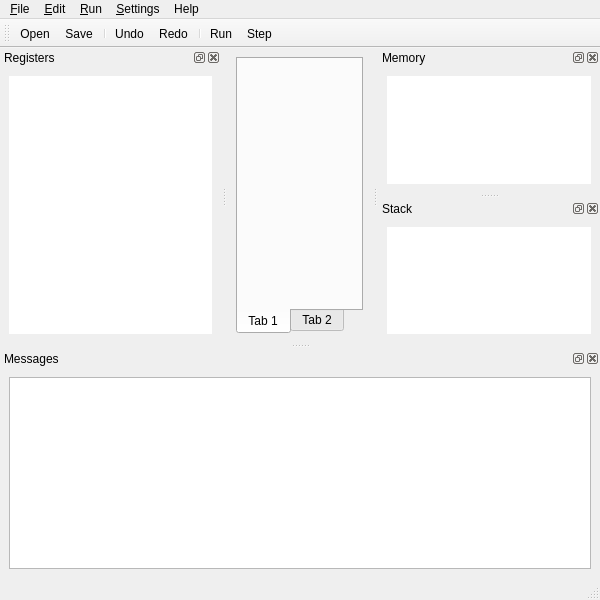
<?xml version="1.0" encoding="UTF-8"?>
<ui version="4.0">
 <class>MainWindow</class>
 <widget class="QMainWindow" name="MainWindow">
  <property name="geometry">
   <rect>
    <x>0</x>
    <y>0</y>
    <width>600</width>
    <height>600</height>
   </rect>
  </property>
  <property name="sizePolicy">
   <sizepolicy hsizetype="Preferred" vsizetype="Preferred">
    <horstretch>0</horstretch>
    <verstretch>0</verstretch>
   </sizepolicy>
  </property>
  <property name="windowTitle">
   <string notr="true">Qt ArmSim</string>
  </property>
  <property name="tabShape">
   <enum>QTabWidget::Rounded</enum>
  </property>
  <property name="dockNestingEnabled">
   <bool>true</bool>
  </property>
  <property name="dockOptions">
   <set>QMainWindow::AllowNestedDocks|QMainWindow::AllowTabbedDocks|QMainWindow::AnimatedDocks</set>
  </property>
  <widget class="QWidget" name="centralwidget">
   <property name="enabled">
    <bool>true</bool>
   </property>
   <property name="sizePolicy">
    <sizepolicy hsizetype="Preferred" vsizetype="Preferred">
     <horstretch>0</horstretch>
     <verstretch>1</verstretch>
    </sizepolicy>
   </property>
   <property name="maximumSize">
    <size>
     <width>16777215</width>
     <height>16777215</height>
    </size>
   </property>
   <layout class="QVBoxLayout" name="verticalLayout">
    <item>
     <widget class="QTabWidget" name="tabWidgetCode">
      <property name="tabPosition">
       <enum>QTabWidget::South</enum>
      </property>
      <property name="currentIndex">
       <number>0</number>
      </property>
      <widget class="QWidget" name="tabSource">
       <attribute name="title">
        <string>Tab 1</string>
       </attribute>
       <layout class="QVBoxLayout" name="verticalLayoutSource"/>
      </widget>
      <widget class="QWidget" name="tabAssembler">
       <property name="accessibleName">
        <string/>
       </property>
       <attribute name="title">
        <string>Tab 2</string>
       </attribute>
       <layout class="QVBoxLayout" name="verticalLayout_2">
        <item>
         <widget class="QTextEdit" name="textEditAssembler"/>
        </item>
       </layout>
      </widget>
     </widget>
    </item>
   </layout>
  </widget>
  <widget class="QMenuBar" name="menubar">
   <property name="geometry">
    <rect>
     <x>0</x>
     <y>0</y>
     <width>600</width>
     <height>21</height>
    </rect>
   </property>
   <widget class="QMenu" name="menuFile">
    <property name="title">
     <string>&amp;File</string>
    </property>
    <addaction name="actionNew"/>
    <addaction name="actionOpen"/>
    <addaction name="separator"/>
    <addaction name="actionSave"/>
    <addaction name="actionSave_As"/>
    <addaction name="separator"/>
    <addaction name="actionQuit"/>
   </widget>
   <widget class="QMenu" name="menuRun">
    <property name="title">
     <string>&amp;Run</string>
    </property>
    <addaction name="actionReset_Registers"/>
    <addaction name="actionReset_Memory"/>
    <addaction name="actionClear_Console"/>
    <addaction name="separator"/>
    <addaction name="actionAssemble_Source_Code"/>
    <addaction name="separator"/>
    <addaction name="actionRun"/>
    <addaction name="actionStep"/>
    <addaction name="separator"/>
    <addaction name="actionBreakpoints"/>
   </widget>
   <widget class="QMenu" name="menuHelp">
    <property name="title">
     <string>Help</string>
    </property>
    <addaction name="actionHelp"/>
    <addaction name="actionWhats_This"/>
    <addaction name="separator"/>
    <addaction name="actionAbout_Qt_ArmSim"/>
    <addaction name="actionAbout_ArmSim"/>
   </widget>
   <widget class="QMenu" name="menu_Settings">
    <property name="title">
     <string>&amp;Settings</string>
    </property>
    <addaction name="actionShow_Statusbar"/>
    <addaction name="actionShow_Toolbar"/>
    <addaction name="actionShow_Registers"/>
    <addaction name="actionShow_Memory"/>
    <addaction name="actionShow_Stack"/>
    <addaction name="actionShow_Messages"/>
    <addaction name="separator"/>
    <addaction name="actionRestore_Default_Layout"/>
    <addaction name="separator"/>
    <addaction name="actionConfigure_Qt_ArmSim"/>
   </widget>
   <widget class="QMenu" name="menu_Edit">
    <property name="title">
     <string>&amp;Edit</string>
    </property>
    <addaction name="action_Undo"/>
    <addaction name="actionRedo"/>
    <addaction name="separator"/>
    <addaction name="actionCut"/>
    <addaction name="actionCopy"/>
    <addaction name="actionPaste"/>
    <addaction name="separator"/>
    <addaction name="actionSelect_All"/>
   </widget>
   <addaction name="menuFile"/>
   <addaction name="menu_Edit"/>
   <addaction name="menuRun"/>
   <addaction name="menu_Settings"/>
   <addaction name="menuHelp"/>
  </widget>
  <widget class="QStatusBar" name="statusBar"/>
  <widget class="QToolBar" name="toolBar">
   <property name="sizePolicy">
    <sizepolicy hsizetype="Preferred" vsizetype="Preferred">
     <horstretch>0</horstretch>
     <verstretch>0</verstretch>
    </sizepolicy>
   </property>
   <property name="windowTitle">
    <string>Barra de herramientas</string>
   </property>
   <property name="toolButtonStyle">
    <enum>Qt::ToolButtonIconOnly</enum>
   </property>
   <attribute name="toolBarArea">
    <enum>TopToolBarArea</enum>
   </attribute>
   <attribute name="toolBarBreak">
    <bool>false</bool>
   </attribute>
   <addaction name="actionOpen"/>
   <addaction name="actionSave"/>
   <addaction name="separator"/>
   <addaction name="action_Undo"/>
   <addaction name="actionRedo"/>
   <addaction name="separator"/>
   <addaction name="actionRun"/>
   <addaction name="actionStep"/>
  </widget>
  <widget class="QDockWidget" name="dockWidgetRegisters">
   <property name="sizePolicy">
    <sizepolicy hsizetype="Preferred" vsizetype="Preferred">
     <horstretch>0</horstretch>
     <verstretch>0</verstretch>
    </sizepolicy>
   </property>
   <property name="minimumSize">
    <size>
     <width>20</width>
     <height>108</height>
    </size>
   </property>
   <property name="toolTip">
    <string>Shows the contents of the registers</string>
   </property>
   <property name="allowedAreas">
    <set>Qt::LeftDockWidgetArea|Qt::RightDockWidgetArea</set>
   </property>
   <property name="windowTitle">
    <string>Registers</string>
   </property>
   <attribute name="dockWidgetArea">
    <number>1</number>
   </attribute>
   <widget class="QWidget" name="dockWidgetContentsRegisters">
    <property name="sizePolicy">
     <sizepolicy hsizetype="Preferred" vsizetype="Preferred">
      <horstretch>0</horstretch>
      <verstretch>0</verstretch>
     </sizepolicy>
    </property>
    <layout class="QVBoxLayout" name="verticalLayout_6">
     <item>
      <widget class="MyQTableView" name="tableViewRegisters">
       <property name="enabled">
        <bool>true</bool>
       </property>
       <property name="sizePolicy">
        <sizepolicy hsizetype="Expanding" vsizetype="Expanding">
         <horstretch>0</horstretch>
         <verstretch>0</verstretch>
        </sizepolicy>
       </property>
       <property name="font">
        <font>
         <family>Courier</family>
        </font>
       </property>
       <property name="autoFillBackground">
        <bool>false</bool>
       </property>
       <property name="frameShape">
        <enum>QFrame::NoFrame</enum>
       </property>
       <property name="frameShadow">
        <enum>QFrame::Plain</enum>
       </property>
       <property name="lineWidth">
        <number>0</number>
       </property>
       <property name="alternatingRowColors">
        <bool>true</bool>
       </property>
       <property name="gridStyle">
        <enum>Qt::DotLine</enum>
       </property>
       <attribute name="horizontalHeaderVisible">
        <bool>false</bool>
       </attribute>
       <attribute name="verticalHeaderVisible">
        <bool>false</bool>
       </attribute>
      </widget>
     </item>
    </layout>
   </widget>
  </widget>
  <widget class="QDockWidget" name="dockWidgetMemory">
   <property name="minimumSize">
    <size>
     <width>180</width>
     <height>108</height>
    </size>
   </property>
   <property name="toolTip">
    <string>Shows the disassembled code</string>
   </property>
   <property name="allowedAreas">
    <set>Qt::LeftDockWidgetArea|Qt::RightDockWidgetArea</set>
   </property>
   <property name="windowTitle">
    <string>Memory</string>
   </property>
   <attribute name="dockWidgetArea">
    <number>2</number>
   </attribute>
   <widget class="QWidget" name="dockWidgetContentsMemory">
    <layout class="QVBoxLayout" name="verticalLayout_3">
     <item>
      <widget class="MyQTableView" name="tableViewMemory">
       <property name="frameShape">
        <enum>QFrame::NoFrame</enum>
       </property>
       <property name="frameShadow">
        <enum>QFrame::Plain</enum>
       </property>
       <property name="lineWidth">
        <number>0</number>
       </property>
       <property name="alternatingRowColors">
        <bool>true</bool>
       </property>
       <attribute name="horizontalHeaderVisible">
        <bool>false</bool>
       </attribute>
       <attribute name="verticalHeaderVisible">
        <bool>false</bool>
       </attribute>
      </widget>
     </item>
    </layout>
   </widget>
  </widget>
  <widget class="QDockWidget" name="dockWidgetStack">
   <property name="minimumSize">
    <size>
     <width>180</width>
     <height>108</height>
    </size>
   </property>
   <property name="toolTip">
    <string>Shows the memory dump</string>
   </property>
   <property name="allowedAreas">
    <set>Qt::LeftDockWidgetArea|Qt::RightDockWidgetArea</set>
   </property>
   <property name="windowTitle">
    <string>Stack</string>
   </property>
   <attribute name="dockWidgetArea">
    <number>2</number>
   </attribute>
   <widget class="QWidget" name="dockWidgetContentsStack">
    <layout class="QVBoxLayout" name="verticalLayout_4">
     <item>
      <widget class="MyQTableView" name="tableViewStack">
       <property name="frameShape">
        <enum>QFrame::NoFrame</enum>
       </property>
       <property name="frameShadow">
        <enum>QFrame::Plain</enum>
       </property>
       <property name="lineWidth">
        <number>0</number>
       </property>
       <attribute name="horizontalHeaderVisible">
        <bool>false</bool>
       </attribute>
       <attribute name="verticalHeaderVisible">
        <bool>false</bool>
       </attribute>
      </widget>
     </item>
    </layout>
   </widget>
  </widget>
  <widget class="QDockWidget" name="dockWidgetMessages">
   <property name="allowedAreas">
    <set>Qt::BottomDockWidgetArea</set>
   </property>
   <property name="windowTitle">
    <string>Messages</string>
   </property>
   <attribute name="dockWidgetArea">
    <number>8</number>
   </attribute>
   <widget class="QWidget" name="dockWidgetContentsMessages">
    <layout class="QVBoxLayout" name="verticalLayout_5">
     <item>
      <widget class="QTextEdit" name="textEditMessages">
       <property name="enabled">
        <bool>true</bool>
       </property>
       <property name="maximumSize">
        <size>
         <width>16777215</width>
         <height>16777215</height>
        </size>
       </property>
       <property name="toolTip">
        <string>Shows the simulator messages</string>
       </property>
       <property name="documentTitle">
        <string/>
       </property>
       <property name="textInteractionFlags">
        <set>Qt::TextSelectableByKeyboard|Qt::TextSelectableByMouse</set>
       </property>
      </widget>
     </item>
    </layout>
   </widget>
  </widget>
  <action name="actionWhats_This">
   <property name="text">
    <string>What's &amp;This?</string>
   </property>
   <property name="statusTip">
    <string>¿Qué es esto?</string>
   </property>
   <property name="whatsThis">
    <string>Activa la ayuda</string>
   </property>
  </action>
  <action name="actionAbout_Qt_ArmSim">
   <property name="icon">
    <iconset theme="help-about">
     <normaloff/>
    </iconset>
   </property>
   <property name="text">
    <string>About Qt ArmSim</string>
   </property>
   <property name="statusTip">
    <string>Sobre spim</string>
   </property>
   <property name="whatsThis">
    <string>Imprime en el panel mensajes información sobre XSPIM</string>
   </property>
  </action>
  <action name="actionHelp">
   <property name="icon">
    <iconset theme="help-contents">
     <normaloff/>
    </iconset>
   </property>
   <property name="text">
    <string>Qt ArmSim &amp;Help</string>
   </property>
  </action>
  <action name="actionAbout_ArmSim">
   <property name="icon">
    <iconset theme="help-about">
     <normaloff/>
    </iconset>
   </property>
   <property name="text">
    <string>About ArmSim</string>
   </property>
  </action>
  <action name="actionNew">
   <property name="icon">
    <iconset theme="document-new">
     <normaloff/>
    </iconset>
   </property>
   <property name="text">
    <string>&amp;New...</string>
   </property>
   <property name="shortcut">
    <string>Ctrl+N</string>
   </property>
  </action>
  <action name="actionOpen">
   <property name="icon">
    <iconset theme="document-open">
     <normaloff/>
    </iconset>
   </property>
   <property name="text">
    <string>&amp;Open...</string>
   </property>
   <property name="toolTip">
    <string>Open ARM assembler file</string>
   </property>
   <property name="shortcut">
    <string>Ctrl+O</string>
   </property>
  </action>
  <action name="actionSave">
   <property name="icon">
    <iconset theme="document-save">
     <normaloff/>
    </iconset>
   </property>
   <property name="text">
    <string>&amp;Save</string>
   </property>
   <property name="shortcut">
    <string>Ctrl+S</string>
   </property>
  </action>
  <action name="actionSave_As">
   <property name="icon">
    <iconset theme="document-save-as">
     <normaloff/>
    </iconset>
   </property>
   <property name="text">
    <string>Save &amp;As...</string>
   </property>
  </action>
  <action name="actionQuit">
   <property name="icon">
    <iconset theme="application-exit">
     <normaloff/>
    </iconset>
   </property>
   <property name="text">
    <string>&amp;Quit</string>
   </property>
   <property name="shortcut">
    <string>Ctrl+Q</string>
   </property>
  </action>
  <action name="actionReset_Registers">
   <property name="text">
    <string>Reset R&amp;egisters</string>
   </property>
  </action>
  <action name="actionReset_Memory">
   <property name="text">
    <string>Reset &amp;Memory</string>
   </property>
  </action>
  <action name="actionClear_Console">
   <property name="text">
    <string>Clear &amp;Console</string>
   </property>
  </action>
  <action name="actionAssemble_Source_Code">
   <property name="text">
    <string>&amp;Assemble source code</string>
   </property>
   <property name="toolTip">
    <string>Assemble Source Code</string>
   </property>
  </action>
  <action name="actionRun">
   <property name="icon">
    <iconset theme="run">
     <normaloff/>
    </iconset>
   </property>
   <property name="text">
    <string>&amp;Run</string>
   </property>
   <property name="shortcut">
    <string>Ctrl+F11</string>
   </property>
  </action>
  <action name="actionStep">
   <property name="text">
    <string>&amp;Step</string>
   </property>
   <property name="shortcut">
    <string>F11</string>
   </property>
  </action>
  <action name="actionBreakpoints">
   <property name="text">
    <string>&amp;Breakpoints</string>
   </property>
   <property name="shortcut">
    <string>Ctrl+B</string>
   </property>
  </action>
  <action name="actionShow_Statusbar">
   <property name="checkable">
    <bool>true</bool>
   </property>
   <property name="checked">
    <bool>true</bool>
   </property>
   <property name="text">
    <string>Show St&amp;atusbar</string>
   </property>
  </action>
  <action name="actionShow_Toolbar">
   <property name="checkable">
    <bool>true</bool>
   </property>
   <property name="checked">
    <bool>true</bool>
   </property>
   <property name="text">
    <string>Show &amp;Toolbar</string>
   </property>
  </action>
  <action name="actionShow_Registers">
   <property name="checkable">
    <bool>true</bool>
   </property>
   <property name="checked">
    <bool>true</bool>
   </property>
   <property name="text">
    <string>Show &amp;Registers</string>
   </property>
  </action>
  <action name="actionShow_Memory">
   <property name="checkable">
    <bool>true</bool>
   </property>
   <property name="checked">
    <bool>true</bool>
   </property>
   <property name="text">
    <string>Show &amp;Memory</string>
   </property>
  </action>
  <action name="actionShow_Stack">
   <property name="checkable">
    <bool>true</bool>
   </property>
   <property name="checked">
    <bool>true</bool>
   </property>
   <property name="text">
    <string>Show &amp;Stack</string>
   </property>
  </action>
  <action name="actionRestore_Default_Layout">
   <property name="text">
    <string>Restore Default &amp;Layout</string>
   </property>
   <property name="shortcut">
    <string>F5</string>
   </property>
  </action>
  <action name="actionConfigure_Qt_ArmSim">
   <property name="text">
    <string>&amp;Configure Qt ArmSim...</string>
   </property>
  </action>
  <action name="action_Undo">
   <property name="icon">
    <iconset theme="edit-undo">
     <normaloff/>
    </iconset>
   </property>
   <property name="text">
    <string>&amp;Undo</string>
   </property>
   <property name="shortcut">
    <string>Ctrl+Z</string>
   </property>
  </action>
  <action name="actionRedo">
   <property name="icon">
    <iconset theme="edit-redo">
     <normaloff/>
    </iconset>
   </property>
   <property name="text">
    <string>Re&amp;do</string>
   </property>
   <property name="shortcut">
    <string>Ctrl+Shift+Z</string>
   </property>
  </action>
  <action name="actionCut">
   <property name="icon">
    <iconset theme="edit-cut">
     <normaloff/>
    </iconset>
   </property>
   <property name="text">
    <string>Cu&amp;t</string>
   </property>
   <property name="shortcut">
    <string>Ctrl+X</string>
   </property>
  </action>
  <action name="actionCopy">
   <property name="icon">
    <iconset theme="edit-copy">
     <normaloff/>
    </iconset>
   </property>
   <property name="text">
    <string>&amp;Copy</string>
   </property>
   <property name="shortcut">
    <string>Ctrl+C</string>
   </property>
  </action>
  <action name="actionPaste">
   <property name="icon">
    <iconset theme="edit-paste">
     <normaloff/>
    </iconset>
   </property>
   <property name="text">
    <string>&amp;Paste</string>
   </property>
   <property name="shortcut">
    <string>Ctrl+V</string>
   </property>
  </action>
  <action name="actionSelect_All">
   <property name="icon">
    <iconset theme="edit-select-all">
     <normaloff/>
    </iconset>
   </property>
   <property name="text">
    <string>Select &amp;All</string>
   </property>
   <property name="shortcut">
    <string>Ctrl+A</string>
   </property>
  </action>
  <action name="actionShow_Messages">
   <property name="checkable">
    <bool>true</bool>
   </property>
   <property name="checked">
    <bool>true</bool>
   </property>
   <property name="text">
    <string>Show M&amp;essages</string>
   </property>
  </action>
 </widget>
 <customwidgets>
  <customwidget>
   <class>MyQTableView</class>
   <extends>QTableView</extends>
   <header>src.myqtableview.h</header>
  </customwidget>
 </customwidgets>
 <resources/>
 <connections/>
</ui>
